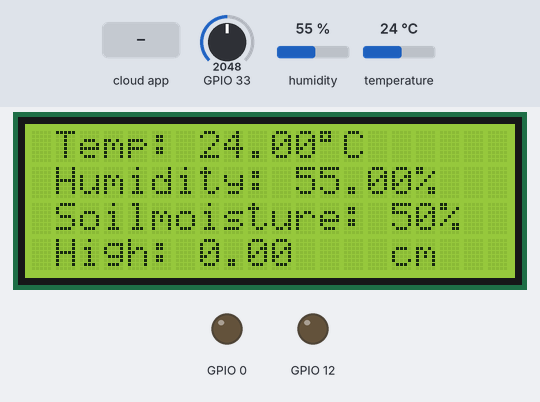
A program run on a simulated ESP32. Parts: 20×4 character LCD, output pins drawn as LEDs (lit = HIGH). The test bench sets the inputs (shaded band); at power-on: temperature 24 °C, GPIO 33 = 2048, humidity 55 %. WiFi joins after 1.5 s; servers stay silent unless stated; the local clock reads 2024-03-15 10:24:30 at power-on unless the program sets it; the Firebase database answers and starts empty; what the program prints to the serial monitor is not drawn.

Above: at 3.2 s.
3.3 s: temperature set to 3 °C
At 5.9 s:
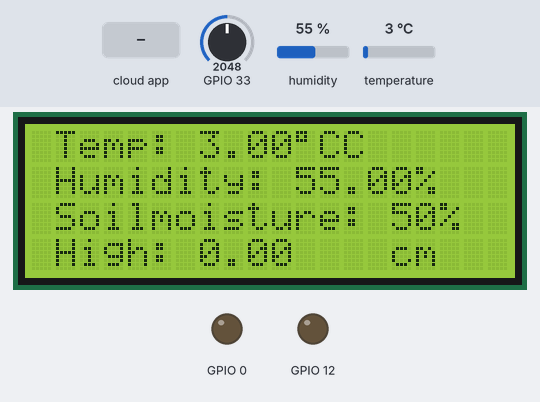
6.7 s: GPIO 33 set to 3657
At 8.8 s:
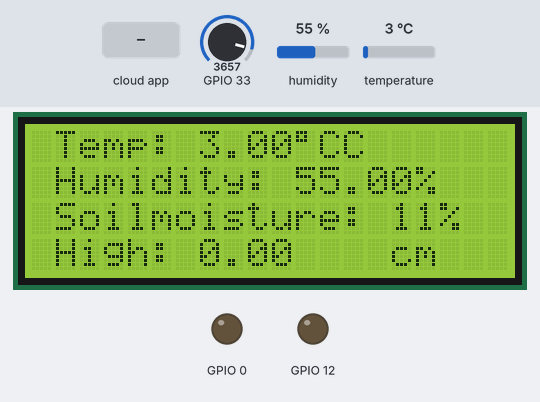
9.7 s: GPIO 33 set to 3763
At 12.3 s:
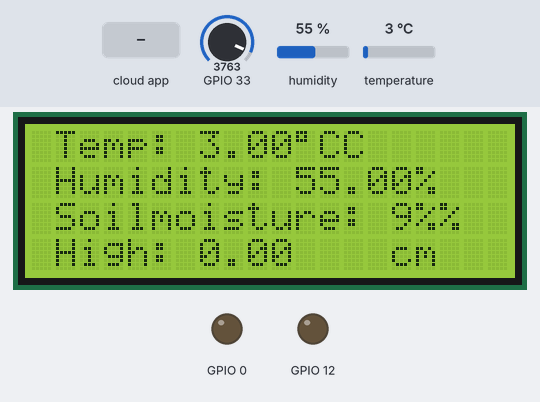
12.7 s: temperature set to 12 °C
At 15.4 s:
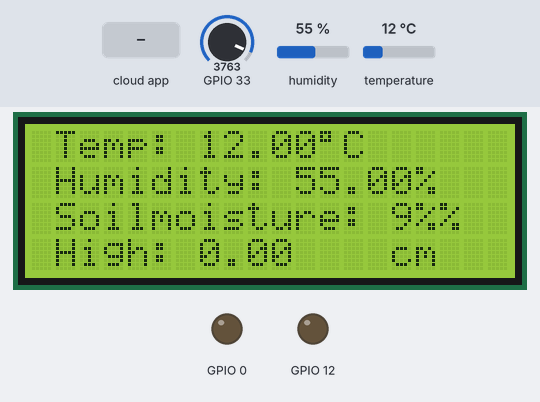
15.7 s: the phone or cloud app sets high to 25
At 18.2 s:
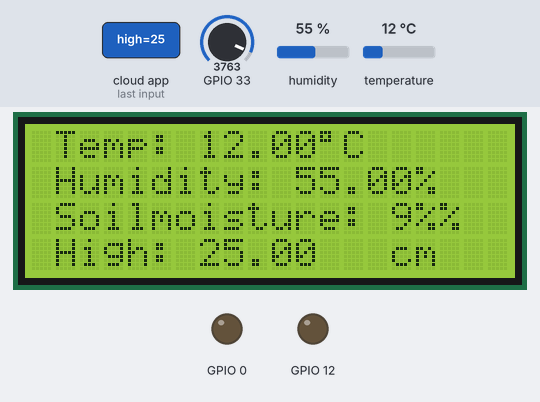
18.8 s: humidity set to 22 %
At 21.7 s:
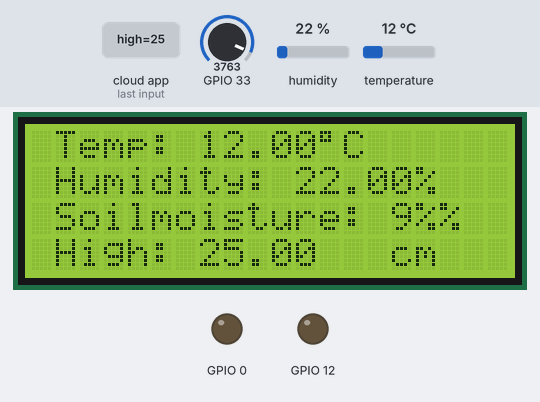
Timing chart, 0 to 22.8 s (numbered marks = the images above; inputs shaded):
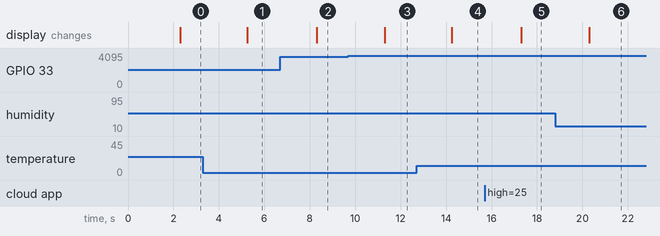

The program:

main.cpp
```cpp
#include <Arduino.h>
#include <Firebase_ESP_Client.h>
#include <Wire.h>
#include <Adafruit_Sensor.h>
#include <DHT.h>
#include "addons/TokenHelper.h"
#include "addons/RTDBHelper.h"
#include <LiquidCrystal_I2C.h>
#include "time.h"

#define WIFI_SSID   "SSID_Name"
#define WIFI_PASSWORD "Password"

#define API_KEY "AIzaSyCxiCUZFwtgBr56HlOx3XtT9Y0Q12uVABQ"

#define USER_EMAIL "you@gmail.com"
#define USER_PASSWORD "password"

#define DATABASE_URL "https://dht11-ea471-default-rtdb.asia-southeast1.firebasedatabase.app/"


LiquidCrystal_I2C lcd(0x27, 20, 4);

FirebaseData fbdo;
FirebaseAuth auth;
FirebaseConfig config;

String uid;

//Data transfered to cloud
String databasePath;
String tempPath;
String humPath;
String soilPath;
String highPath;
String HighPath;

// Setup for DHT11 sensor
#define DHTPIN 4
#define DHTTYPE DHT11
DHT dht(DHTPIN, DHTTYPE);
int x;
// Sensor value
float temperature;
float humidity;
int soilmoisture;
float High;

// Time value
unsigned long sendDataPrevMillis = 0;
unsigned long timerDelay = 3000;

//Setup for time
const char* ntpServer = "pool.ntp.org";
const long  gmtOffset_sec = 0;
const int   daylightOffset_sec = 3600;

// Init Time
void InitTime(int &c, int &d, int &e){
  struct tm timeinfo;
  if(!getLocalTime(&timeinfo)){
    Serial.println("Failed to obtain time");
    return;
  }
  //Serial.println(&timeinfo, "%A, %B %d %Y %H:%M:%S");  // day of week, month, day of month, year, hour, hour(12 hour format), minute, second
  char timeHour[3];
  strftime(timeHour,3, "%H", &timeinfo);
  c = atoi(timeHour);
  char timeMinute[3];
  strftime(timeMinute,3, "%M", &timeinfo);
  d = atoi(timeMinute);
  char timeSecond[3];
  strftime(timeSecond,3, "%S", &timeinfo);
  e = atoi(timeSecond);
}

// Setup wifi
void initWiFi()
{
  WiFi.begin(WIFI_SSID, WIFI_PASSWORD);
  Serial.print("Connecting to WiFi ..");
  while (WiFi.status() != WL_CONNECTED)
  {
    Serial.print('.');
    delay(1000);
  }
  Serial.println(WiFi.localIP());
  Serial.println();
}

// Sending sensor value to cloud function
void sendFloat(String path, float value)
{
  if (Firebase.RTDB.setFloat(&fbdo, path.c_str(), value))
  {
    Serial.print("Writing value: ");
    Serial.print(value);
    Serial.print(" on the following path: ");
    Serial.println(path);
    Serial.println("PASSED");
    Serial.println("PATH: " + fbdo.dataPath());
    Serial.println("TYPE: " + fbdo.dataType());
  }
  else
  {
    Serial.println("FAILED");
    Serial.println("REASON: " + fbdo.errorReason());
  }
}

// Setup for system
void setup()
{
  Serial.begin(9600);
  pinMode(0,OUTPUT);

  lcd.init();
  lcd.backlight();
  dht.begin();
  initWiFi();

  // Setup to connect to Firebase cloud
  config.api_key = API_KEY;

  auth.user.email = USER_EMAIL;
  auth.user.password = USER_PASSWORD;

  config.database_url = DATABASE_URL;

  Firebase.reconnectWiFi(true);
  fbdo.setResponseSize(4096);

  config.token_status_callback = tokenStatusCallback;
  config.max_token_generation_retry = 5;

  Firebase.begin(&config, &auth);

  // Connecting to Firebase
  Serial.println("Getting User UID");
  while ((auth.token.uid) == "")
  {
    Serial.print('g.');
    delay(1000);
  }
  uid = auth.token.uid.c_str();
  Serial.print("User UID: ");
  Serial.println(uid);
  databasePath = "/UsersData/" + uid;

  // Create path on cloud to save sensor value
  tempPath = databasePath + "/temperature";
  humPath = databasePath + "/humidity";
  soilPath = databasePath + "/soilmoisture";
  highPath = databasePath + "/high";
  HighPath = databasePath + "/High";

  // Get time in real-time
  configTime(gmtOffset_sec, daylightOffset_sec, ntpServer);
  pinMode(12,OUTPUT); // test tưới nước đúng giờ
}

// loop
void loop()
{
  // Get sensor value
  if (Firebase.ready() && (millis() - sendDataPrevMillis > timerDelay || sendDataPrevMillis == 0))
  {
    sendDataPrevMillis = millis();
    temperature = dht.readTemperature();
    humidity = dht.readHumidity();
    soilmoisture=analogRead(33)/4;
    soilmoisture =100 - map(soilmoisture,0,1023,0,100);

    // Receive high of tree data from Firebase cloud to ESP32
    if(Firebase.RTDB.getFloat(&fbdo,highPath.c_str())){
      High = fbdo.floatData();
    }

    // Display value on LCD monitor
    lcd.setCursor(1,0);
    lcd.print("Temp: " + String(temperature) + (char)223 + "C");
    lcd.setCursor(1,1);
    lcd.print("Humidity: " + String(humidity) + "%");
    lcd.setCursor(1,2);
    lcd.print("Soilmoisture: " + String(soilmoisture) + "%");
    lcd.setCursor(1,3);
    lcd.print("High: "+ String(High) );
    lcd.setCursor(15,3);
    lcd.print("cm");
    // sendFloat(HighPath,High);
    // sendFloat(tempPath, temperature);
    // sendFloat(humPath, humidity);
    // sendFloat(soilPath,soilmoisture);
    //Send sensor data to Firebase cloud
    sendFloat(HighPath,15);
    sendFloat(tempPath, temperature);
    sendFloat(humPath, humidity);
    sendFloat(soilPath,soilmoisture);
  }
  // Get time in real-time
  int hour=0;
  int minute=0;
  int second = 0;
  InitTime(hour,minute, second);
  // Auto water in scheduled time
  if (hour == 4 && minute == 35 && second >0 && second < 4) //4h35
  {
    if(soilmoisture < 40){
      digitalWrite(12,HIGH);
      delay(20000);
      digitalWrite(12,LOW);
    }
    else if(soilmoisture >=40 && soilmoisture < 50){
      digitalWrite(12,HIGH);
      delay(18000);
      digitalWrite(12,LOW);
    }
    else if (soilmoisture>=50 && soilmoisture < 60){
      digitalWrite(12,HIGH);
      delay(16000);
      digitalWrite(12,LOW);
    }
    else if (soilmoisture >=60 && soilmoisture < 65){
      digitalWrite(12,HIGH);
      delay(14000);
      digitalWrite(12,LOW);
    }
    else if (soilmoisture >=65 && soilmoisture < 70){
      digitalWrite(12,HIGH);
      delay(12000);
      digitalWrite(12,LOW);
    }
  }
    if (hour == 7 && minute == 0 && second >0 && second < 4)  //7h
  {
    if(soilmoisture < 40){
      digitalWrite(12,HIGH);
      delay(20000);
      digitalWrite(12,LOW);
    }
    else if(soilmoisture >=40 && soilmoisture < 50){
      digitalWrite(12,HIGH);
      delay(18000);
      digitalWrite(12,LOW);
    }
    else if (soilmoisture>=50 && soilmoisture < 60){
      digitalWrite(12,HIGH);
      delay(16000);
      digitalWrite(12,LOW);
    }
    else if (soilmoisture >=60 && soilmoisture < 65){
      digitalWrite(12,HIGH);
      delay(14000);
      digitalWrite(12,LOW);
    }
    else if (soilmoisture >=65 && soilmoisture < 70){
      digitalWrite(12,HIGH);
      delay(12000);
      digitalWrite(12,LOW);
    }
  }
    if (hour == 10 && minute == 0 && second >0 && second < 4) //10h
  {
    if(soilmoisture < 40){
      digitalWrite(12,HIGH);
      delay(20000);
      digitalWrite(12,LOW);
    }
    else if(soilmoisture >=40 && soilmoisture < 50){
      digitalWrite(12,HIGH);
      delay(18000);
      digitalWrite(12,LOW);
    }
    else if (soilmoisture>=50 && soilmoisture < 60){
      digitalWrite(12,HIGH);
      delay(16000);
      digitalWrite(12,LOW);
    }
    else if (soilmoisture >=60 && soilmoisture < 65){
      digitalWrite(12,HIGH);
      delay(14000);
      digitalWrite(12,LOW);
    }
    else if (soilmoisture >=65 && soilmoisture < 70){
      digitalWrite(12,HIGH);
      delay(12000);
      digitalWrite(12,LOW);
    }
    delay(2000);
  }
}
```

Measured:
- the behaviour switches between 3723 and 3724 on GPIO 33 (found by bisection; images 2 and 3)
- after the input at 3.3 s, the display: changes after 2.0 s (image 1)
- after the input at 6.7 s, the display: changes after 1.6 s (image 2)
- after the input at 9.7 s, the display: changes after 1.6 s (image 3)
- after the input at 12.7 s, the display: changes after 1.6 s (image 4)
- after the input at 15.7 s, the display: changes after 1.6 s (image 5)
- after the input at 18.8 s, the display: changes after 1.5 s (image 6)
